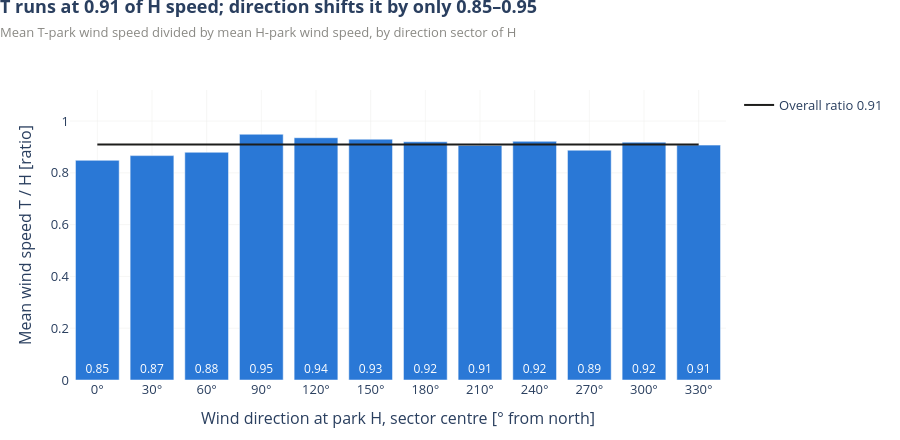

Write notebook code for a chart like this one.
### Markdown cell above
### 7b. Wind direction barely changes how T relates to H
**Takeaway:** T runs at 0.91 of H speed overall; by sector it ranges 0.85 (0°) to 0.95 (90°), at least 357 samples per sector.

**For the model:** Direction is a small correction, not a core input; try sector-specific ratios later.

### Code cell
d = pd.DataFrame({"sec": sector(dir_H.where(known)), "T": park["T"], "H": park["H"]}).dropna()
g = d.groupby("sec").agg(T=("T", "mean"), H=("H", "mean"), n=("T", "size"))
ratio = (g["T"] / g["H"]).reindex(range(12))
overall = d["T"].mean() / d["H"].mean()
K["ratio_overall"] = float(overall)
K["ratio_min"], K["ratio_max"] = float(ratio.min()), float(ratio.max())
K["ratio_min_dir"], K["ratio_max_dir"] = int(centers[int(ratio.idxmin())]), int(centers[int(ratio.idxmax())])
K["ratio_n_min"] = int(g["n"].min())

fig = go.Figure(go.Bar(x=[f"{c}°" for c in centers], y=ratio.values, marker_color=COL["T"],
                       text=[f"{v:.2f}" for v in ratio.values], textposition="inside", insidetextanchor="start", textfont=dict(size=12, color="white"),
                       customdata=g["n"].reindex(range(12)).values,
                       hovertemplate="H wind from %{x}<br>T / H = %{y:.2f}<br>%{customdata} samples<extra></extra>",
                       name="T / H ratio", showlegend=False))
fig.add_trace(go.Scatter(x=[f"{c}°" for c in centers], y=[overall] * 12, mode="lines", line=dict(color=COL["ink"], width=2),
                         name=f"Overall ratio {overall:.2f}", hovertemplate="overall %{y:.2f}<extra></extra>"))
fig.update_xaxes(title="Wind direction at park H, sector centre [° from north]")
fig.update_yaxes(title="Mean wind speed T / H [ratio]", range=[0, float(ratio.max()) * 1.18])
style(fig, f"T runs at {K['ratio_overall']:.2f} of H speed; direction shifts it by only {K['ratio_min']:.2f}–{K['ratio_max']:.2f}",
      "Mean T-park wind speed divided by mean H-park wind speed, by direction sector of H", height=440)
fig.show()

### Figure 1 — Plotly figure (JSON) as saved in the notebook; plotly's stock layout.template omitted (floating-point values rounded to 4 significant figures)
{"data": [{"customdata": [499, 357, 520, 708, 936, 483, 403, 948, 2417, 2421, 2040, 796], "hovertemplate": "H wind from %{x}<br>T / H = %{y:.2f}<br>%{customdata} samples<extra></extra>", "insidetextanchor": "start", "marker": {"color": "#2a78d6"}, "name": "T / H ratio", "showlegend": false, "text": ["0.85", "0.87", "0.88", "0.95", "0.94", "0.93", "0.92", "0.91", "0.92", "0.89", "0.92", "0.91"], "textfont": {"color": "white", "size": 12}, "textposition": "inside", "type": "bar", "x": ["0°", "30°", "60°", "90°", "120°", "150°", "180°", "210°", "240°", "270°", "300°", "330°"], "y": [0.8484, 0.8665, 0.8795, 0.9491, 0.9357, 0.9299, 0.92, 0.9061, 0.9217, 0.8875, 0.9184, 0.9071]}, {"hovertemplate": "overall %{y:.2f}<extra></extra>", "line": {"color": "#1d1d1b", "width": 2}, "mode": "lines", "name": "Overall ratio 0.91", "type": "scatter", "x": ["0°", "30°", "60°", "90°", "120°", "150°", "180°", "210°", "240°", "270°", "300°", "330°"], "y": [0.9097, 0.9097, 0.9097, 0.9097, 0.9097, 0.9097, 0.9097, 0.9097, 0.9097, 0.9097, 0.9097, 0.9097]}], "layout": {"font": {"size": 13}, "height": 440, "margin": {"b": 60, "l": 70, "r": 30, "t": 90}, "title": {"text": "<b>T runs at 0.91 of H speed; direction shifts it by only 0.85–0.95</b><br><span style='font-size:13px;color:#8a8984'>Mean T-park wind speed divided by mean H-park wind speed, by direction sector of H</span>", "x": 0, "xanchor": "left", "y": 0.97, "yanchor": "top", "yref": "container"}, "xaxis": {"gridcolor": "#ececea", "gridwidth": 0.5, "showgrid": true, "title": {"text": "Wind direction at park H, sector centre [° from north]"}, "zeroline": false}, "yaxis": {"gridcolor": "#ececea", "gridwidth": 0.5, "range": [0, 1.12], "showgrid": true, "title": {"text": "Mean wind speed T / H [ratio]"}, "zeroline": false}}}
